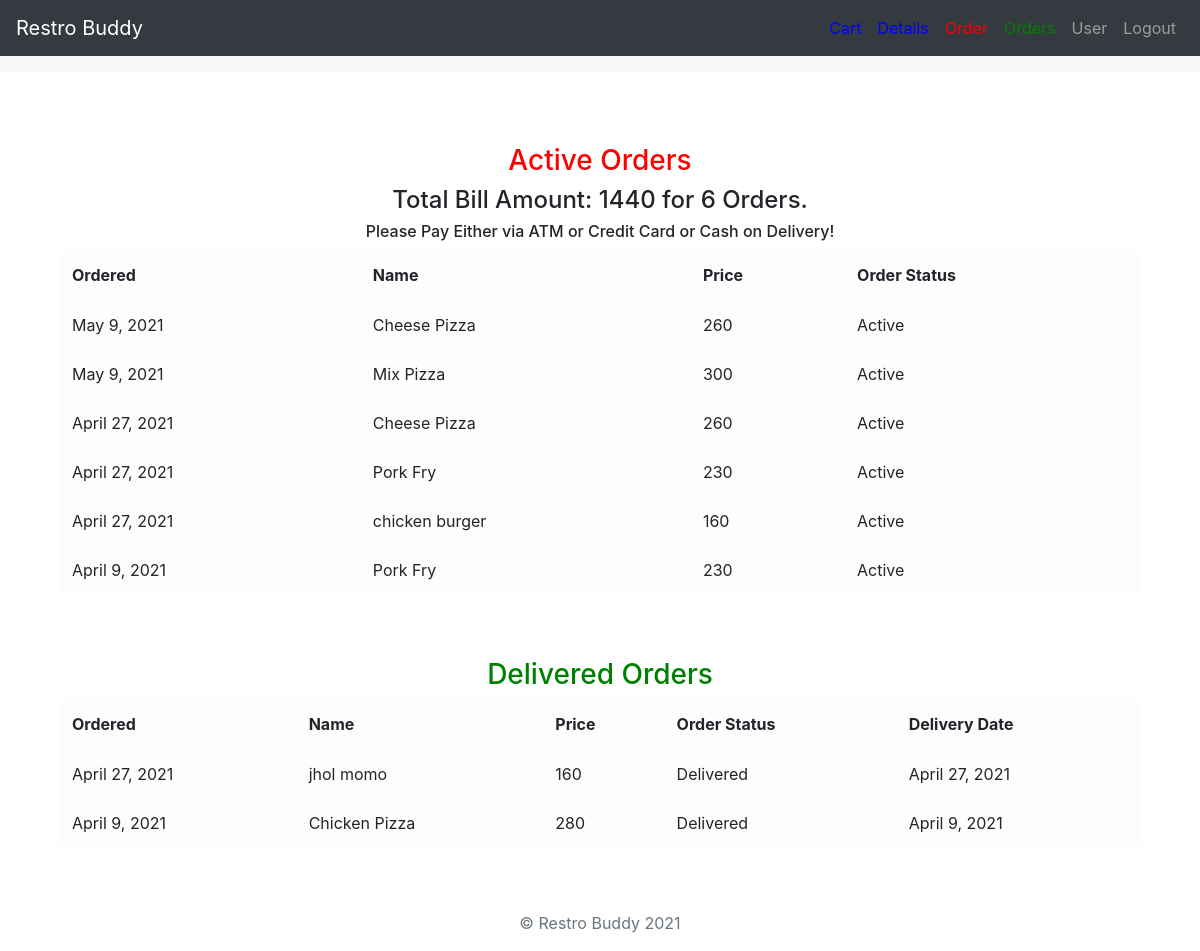
/order_details/ (signed in), run on the app's committed database.
### main/models.py (models this page shows, shortened)
class CartItems(models.Model):
    ORDER_STATUS = (
        ('Active', 'Active'),
        ('Delivered', 'Delivered')
    )
    user = models.ForeignKey(User, on_delete=models.CASCADE)
    item = models.ForeignKey(Item, on_delete=models.CASCADE)
    ordered = models.BooleanField(default=False)
    quantity = models.IntegerField(default=1)
    ordered_date = models.DateField(default=timezone.now)
    status = models.CharField(max_length=20, choices=ORDER_STATUS, default='Active')
    delivery_date = models.DateField(default=timezone.now)
    class Meta:
        verbose_name = 'Cart Item'
        verbose_name_plural = 'Cart Items'

class Item(models.Model):
    category = models.ForeignKey(Category, on_delete=models.CASCADE)
    image = models.ImageField(upload_to="media/")
    name = models.CharField(max_length=100)
    price = models.IntegerField(default=0)
    time = models.IntegerField(default=0)

### main/views.py (the view)
# urls.py: path('order_details/', views.order_details, name='order_details'),
@login_required
def order_details(request):
    items = CartItems.objects.filter(user=request.user, ordered=True, status="Active").order_by('-ordered_date')
    cart_items = CartItems.objects.filter(user=request.user, ordered=True, status="Delivered").order_by('-ordered_date')
    bill = items.aggregate(Sum('item__price'))
    number = items.aggregate(Sum('quantity'))
    total = bill.get("item__price__sum")
    count = number.get("quantity__sum")
    context = {
        'items': items,
        'cart_items': cart_items,
        'total': total,
        'count': count,
    }
    return render(request, 'main/order_details.html', context)

### main/templates/main/order_details.html
{% extends "base.html" %}
{% block content %}
<div class="cart">
    <div class="container">
        <div class="row">
            <div class="col-sm-12 mt-5">
                <h3 class="text-center" style="color:red;">Active Orders</h3>
                {% if items %}
                <h4 class="text-center">Total Bill Amount: {{total}} for {{ count }} Orders.</h4>
                <h6 class="text-center">Please Pay Either via ATM or Credit Card or Cash on Delivery!</h6>
                <div class="table-responsive">
                    <table class="table table-light">
                        <thead>
                        <tr>
                            <th scope="col">Ordered</th>
                            <th scope="col">Name</th>
                            <th scope="col">Price</th>
                            <th scope="col">Order Status</th>
                        </tr>
                        </thead>
                        <tbody>
                            {% for item_active in items %}
                        <tr>
                            <td>{{ item_active.ordered_date }}</td>
                            <td>{{ item_active.item.name }} <span class="badge badge-{{ item_active.item.label_colour }}">{{ item_active.item.labels }}</span></td>
                            <td>{{ item_active.item.price }}</td>
                            <td>{{ item_active.status }}</td>
                        </tr>
                            {% endfor %}
                        </tbody>
                    </table>
                </div>
                {% else %}
                <h4 class="text-center">Sorry, you have not ordered any item yet!!!</h4>
                {% endif %}
            </div>
        </div>
        <div class="row">
            <div class="col-sm-12 mt-5">
                <h3 class="text-center" style="color:green;">Delivered Orders</h3>
                {% if cart_items %}
                <div class="table-responsive">
                    <table class="table table-light">
                        <thead>
                        <tr>
                            <th scope="col">Ordered</th>
                            <th scope="col">Name</th>
                            <th scope="col">Price</th>
                            <th scope="col">Order Status</th>
                            <th scope="col">Delivery Date</th>
                        </tr>
                        </thead>
                        <tbody>
                            {% for cart in cart_items %}
                        <tr>
                            <td>{{ cart.ordered_date }}</td>
                            <td>{{ cart.item.name }} <span class="badge badge-{{ cart.item.label_colour }}">{{ cart.item.labels }}</span></td>
                            <td>{{ cart.item.price }}</td>
                            <td>{{ cart.status }}</td>
                            <td>{{ cart.delivery_date }}</td>
                        </tr>
                            {% endfor %}
                        </tbody>
                    </table>
                </div>
                {% else %}
                <h4 class="text-center">Sorry, you have not ordered any item yet!!!</h4>
                {% endif %}
            </div>
        </div>
    </div>
</div>
{% endblock content %}

### restaurant/templates/restaurant/base.html (shortened to what this page needs)
<!DOCTYPE html>
<html lang="en">
<head>
    <link rel="stylesheet" href="https://stackpath.bootstrapcdn.com/bootstrap/4.3.1/css/bootstrap.min.css"
>
</head>
<body>
<div>
    <nav class="navbar navbar-expand-sm navbar-dark bg-dark" id="nav">
        <a class="navbar-brand" href="/"> Restro Buddy</a>
        <div class="collapse navbar-collapse">
            {% if user.is_authenticated %}
            <ul class="navbar-nav ml-auto" style="text-transform:capitalize;">
                {% if user.is_superuser %}
                <li class="nav-item">
                    <a class="nav-link " style="color:green;" href="/on_allorders/">Online Orders</a>
                </li>
                <li class="nav-item">
                    <a class="nav-link " style="color:green;" href="/result-page/">Orders</a>
                </li>
                <li class="nav-item">
                    <a class="nav-link " href="/">{{user.username}}</a>
                </li>
                {% else %}
                <li class="nav-item">
                    <a class="nav-link" style="color:blue;" href="/cart/">Cart</a>
                </li>
                <li class="nav-item">
                    <a class="nav-link" style="color:blue;" href="/order_details/">Details</a>
                </li>
                <li class="nav-item">
                    <a class="nav-link" style="color:red;" href="/on_orders/">Order</a>
                </li>
                <li class="nav-item">
                    <a class="nav-link " style="color:green;" href="/on_order/{{user}}/">Orders</a>
                </li>
                <li class="nav-item">
                    <a class="nav-link" href="/">{{user.username}}</a>
                </li>
                {% endif %}
                <li class="nav-item">
                    <a class="nav-link" href="/logout">logout</a>
                </li>
            </ul>
            {%endif%}
        </div>
    </nav>
</div>
<div class="sticky-top">
    <nav class="navbar navbar-expand-md navbar-light bg-light" id="nav2">
    </nav>
</div>
<div class="container">
    <br>
    {% block content%}
    {% endblock %}
</div>
<br>
<br>
<footer class="text-muted">
    <div class="container text-center">
        <p>© Restro Buddy {% now "Y" %}</p>
    </div>
</footer>
</body>
</html>

### data on the page
CartItems: ordered_date "May 9, 2021", item.name "Cheese Pizza", item.price "260", status "Active"
CartItems: ordered_date "May 9, 2021", item.name "Mix Pizza", item.price "300", status "Active"
CartItems: ordered_date "April 27, 2021", item.name "Cheese Pizza", item.price "260", status "Active"
CartItems: ordered_date "April 27, 2021", item.name "Pork Fry", item.price "230", status "Active"
CartItems: ordered_date "April 27, 2021", item.name "chicken burger", item.price "160", status "Active"
CartItems: ordered_date "April 9, 2021", item.name "Pork Fry", item.price "230", status "Active"
CartItems: ordered_date "April 27, 2021", item.name "jhol momo", item.price "160", status "Delivered", delivery_date "April 27, 2021"
CartItems: ordered_date "April 9, 2021", item.name "Chicken Pizza", item.price "280", status "Delivered", delivery_date "April 9, 2021"

### other printed values
{{ user.username }} "User"
{{ total }} "1440"
{{ count }} "6"
